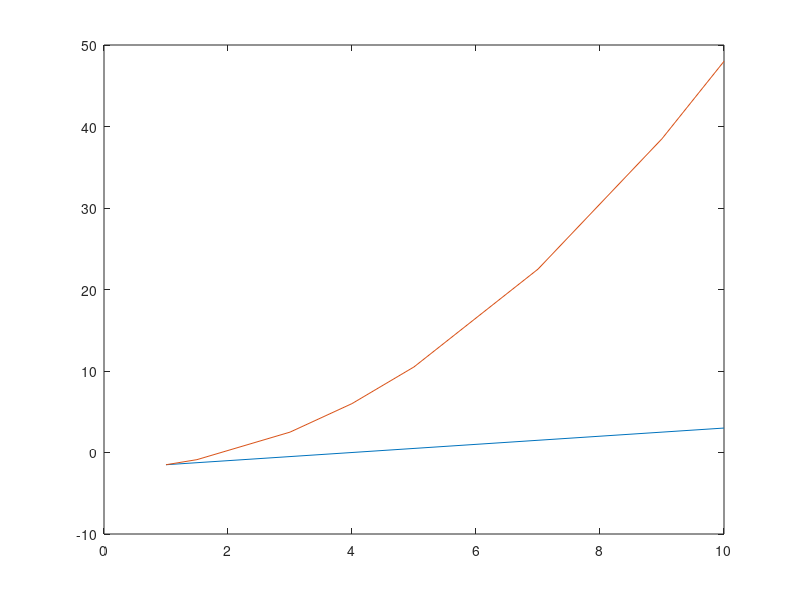

Source code (MATLAB): (Note: this script raises an error after producing the figure.)
% Motoaki Takahashi
% HW1 for Econ 512 Empirical Methods
clear

diary hw1.out


%% Question 1
disp('Question 1')

X=[1, 1.5, 3, 4, 5, 7, 9, 10];
Y1=-2+0.5*X
Y2=-2+0.5*(X.^2)
Y=[Y1; Y2]
plot(X, Y)

%% Question 2
disp('Question 2')

X=linspace(-10, 20, 200)

%% Question 3
disp('Question 3')

A=[2, 4, 6;
   1, 7, 5;
   3, 12, 4];

b=[-2; 3; 10];

C=A.'*b
D=inv(A.'*A)*b
E=sum(b.'*A)
F=A([1,3],[1,2])

% solve the system of linear equations for the vector x
x=inv(A)*b

%% Question 4
disp('Question 4')

B=kron(eye(5,5), A)

%% Question 5
disp('Question 5')

% 5X3 matrix whose elements are random draws from N(10, 5^2)
A=normrnd(10, 5, [5,3])
% B has an element 1 if the correspondent in A is bigger than or equal to 10
B=A>=10

%% Question 6
disp('Question 6')

% read the csv file
data='datahw1.csv';
data=csvread(data);
% X is a matrix of explanatory variables
X=data(1:size(data,1),[3,4,6]);
X=[ones(size(data,1),1), X];

% y is a vector of a explained variable
y=data(1:size(data,1), 5);

% OLS estimate
disp('OLS estimate')
b=inv(X.'*X)*(X.'*y)

% residual
e= y -X*b;
% the estimate for the variance of beta-hat (here b)
Var_hat=((e'*e)/(size(data,1)-4))*inv(X'*X);
disp('Standard Errors')
se=diag(Var_hat.^(1/2))

diary off